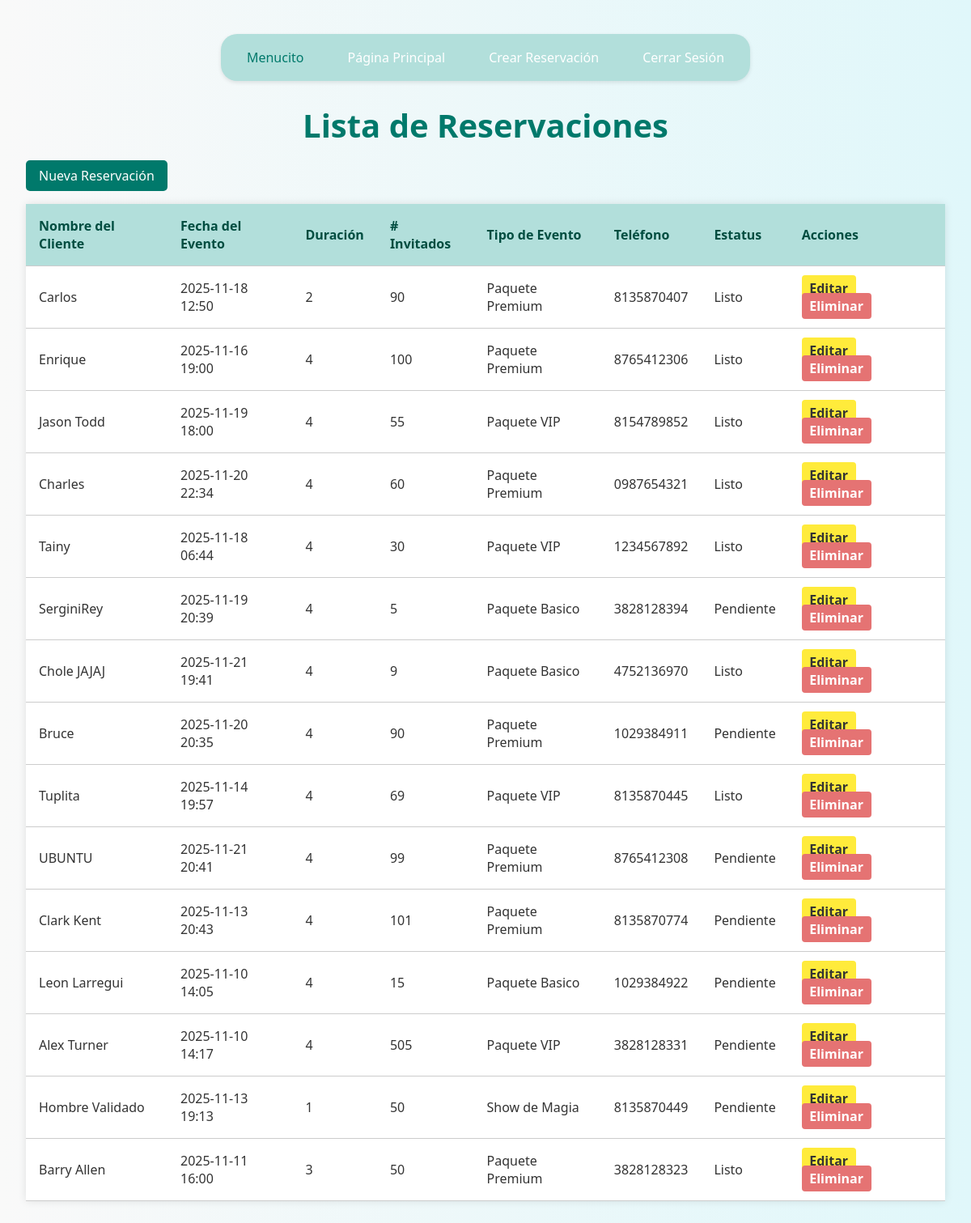
/listar/ (signed in), run on an earlier commit of the app's database.
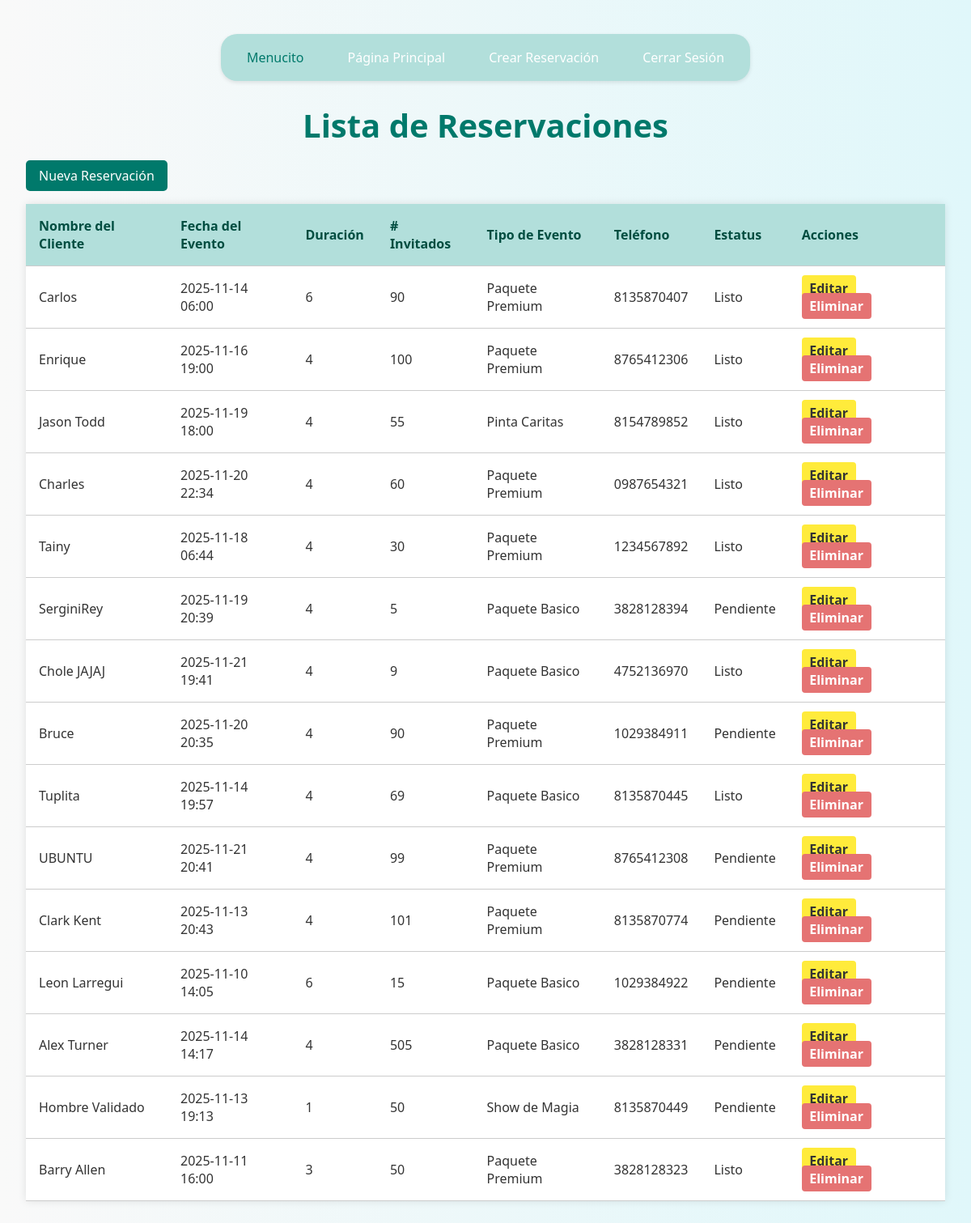
And on a later commit of the database.
### app/models.py (models this page shows, shortened)
class RESERVACION(models.Model):
    nombre_cliente = models.CharField(max_length=100)
    fecha_evento = models.DateTimeField()
    duracion_horas = models.IntegerField(default=4)
    num_invitados = models.IntegerField()
    tipo_evento = models.CharField(max_length=50)
    telefono_contacto = models.CharField(max_length=15)
    estatus = models.CharField(max_length=20, default='Pendiente')
    @property
    def estatus_actualizado(self):
        if self.fecha_evento < timezone.now():
            return "Listo"
        return self.estatus

### app/views.py (the view)
# urls.py: path('listar/', views.listar_reservaciones, name='listar'),
@login_required
@user_passes_test(is_admin)
def listar_reservaciones(request):
    reservaciones = RESERVACION.objects.all()
    return render(request, 'listar.html', {'reservaciones': reservaciones})

### app/views.py (called while the page is built)
def is_admin(user):
    return user.is_superuser

### app/templates/listar.html (shortened to what this page needs)
{% load static %}
<!DOCTYPE html>
<html lang="es" translate="no">
<head>
    <link rel="stylesheet" href="{% static 'css/stylelistar.css' %}">
</head>
<body>
    {% include 'menu.html' %}
    <h1>Lista de Reservaciones</h1>
    <a class="boton-nuevo" href="{% url 'crear' %}">Nueva Reservación</a>
    <table class="tabla-productos">
        <thead>
            <tr>
                <th>Nombre del Cliente</th>
                <th>Fecha del Evento</th>
                <th>Duración</th>
                <th># Invitados</th>
                <th>Tipo de Evento</th>
                <th>Teléfono</th>
                <th>Estatus</th>
                <th>Acciones</th>
            </tr>
        </thead>
        <tbody>
            {% for reservacion in reservaciones %}
            <tr>
                <td>{{ reservacion.nombre_cliente }}</td>
                <td>{{ reservacion.fecha_evento|date:"Y-m-d H:i" }}</td>
                <td>{{ reservacion.duracion_horas }}</td>
                <td>{{ reservacion.num_invitados }}</td>
                <td>{{ reservacion.tipo_evento }}</td>
                <td>{{ reservacion.telefono_contacto }}</td>
                <td>{{ reservacion.estatus_actualizado }}</td>
                <td>
                    <a class="boton-editar" href="{% url 'editar' reservacion.id %}">Editar</a>
                    <a class="boton-eliminar" href="{% url 'eliminar' reservacion.id %}" onclick="return confirmarEliminacion()">Eliminar</a>
                </td>
            </tr>
            {% empty %}
            <tr>
                <td colspan="7" class="text-center text-muted">No hay reservaciones registradas.</td>
            </tr>
            {% endfor %}
        </tbody>
    </table>
</body>
</html>

### app/templates/menu.html (shortened to what this page needs)
{% load static %}
<!DOCTYPE html>
<html lang="es" translate="no">
<head>
    <link rel="stylesheet" href="{% static 'css/style3.css' %}">
</head>
<body>
    <nav class="navbar navbar-expand-lg bg-body-tertiary">
        <div class="container-fluid">
            <div class="navbar-nav">
                <a class="nav-var">Menucito</a>
                <a class="nav-link" href="{% url 'inicio' %}">Página Principal</a>
                <a class="nav-link" href="{% url 'crear' %}">Crear Reservación</a>
                <a class="nav-link" href="{% url 'login' %}">Cerrar Sesión</a>
            </div>
        </div>
    </nav>
</body>
</html>

### app/static/css/stylelistar.css (style rules this page uses)
body { font-family: 'Segoe UI', sans-serif; background: linear-gradient(to right, #f9f9f9, #e0f7fa); padding: 2rem; color: #333; }
h1 { text-align: center; font-size: 2.5rem; color: #00796b; margin-bottom: 1rem; }
.boton-nuevo { display: inline-block; margin-bottom: 1rem; padding: 0.5rem 1rem; background-color: #00796b; color: white; text-decoration: none; border-radius: 5px; transition: background-color 0.3s ease; }
.tabla-productos { width: 100%; border-collapse: collapse; box-shadow: 0 0 10px rgba(0,0,0,0.1); background-color: white; }
.tabla-productos th, .tabla-productos td { padding: 1rem; border-bottom: 1px solid #ccc; text-align: left; }
.tabla-productos th { background-color: #b2dfdb; color: #004d40; font-weight: bold; }
.boton-editar, .boton-eliminar { margin-right: 0.5rem; padding: 0.3rem 0.6rem; text-decoration: none; border-radius: 4px; font-weight: bold; }
.boton-editar { background-color: #ffeb3b; color: #333; }
.boton-eliminar { background-color: #e57373; color: white; }
.navbar { background-color: #b2dfdb; padding: 10px 20px; box-shadow: 0 2px 5px rgba(0,0,0,0.1); border-radius: 20px; width: fit-content; margin: 10px auto; }
.container-fluid { display: flex; justify-content: center; }
.navbar-nav { display: flex; gap: 30px; }
.nav-link { color: #fff; text-decoration: none; font-weight: 500; padding: 8px 12px; border-radius: 5px; transition: background-color 0.3s ease; }
.nav-var { color: #00796b; text-decoration: none; font-weight: 500; padding: 8px 12px; border-radius: 5px; transition: background-color 0.3s ease; }

### app/static/css/style3.css (style rules this page uses)
body { margin: 0; font-family: 'Segoe UI', sans-serif; background-color: #f9f9f9; }
.navbar { background-color: #b2dfdb; padding: 10px 20px; box-shadow: 0 2px 5px rgba(0,0,0,0.1); border-radius: 20px; width: fit-content; margin: 10px auto; }
.container-fluid { display: flex; justify-content: center; }
.navbar-nav { display: flex; gap: 30px; }
.nav-link { color: #fff; text-decoration: none; font-weight: 500; padding: 8px 12px; border-radius: 5px; transition: background-color 0.3s ease; }
.nav-var { color: #00796b; text-decoration: none; font-weight: 500; padding: 8px 12px; border-radius: 5px; transition: background-color 0.3s ease; }

What changed in the data, as far as the page shows it:
changed RESERVACION "Carlos": fecha_evento "2025-11-18 12:50" → "2025-11-14 06:00"; duracion_horas "2" → "6"
changed RESERVACION "Jason Todd": tipo_evento "Paquete VIP" → "Pinta Caritas"
changed RESERVACION "Tainy": tipo_evento "Paquete VIP" → "Paquete Premium"
changed RESERVACION "Tuplita": tipo_evento "Paquete VIP" → "Paquete Basico"
changed RESERVACION "Leon Larregui": duracion_horas "4" → "6"
changed RESERVACION "Alex Turner": fecha_evento "2025-11-10 14:17" → "2025-11-14 14:17"; tipo_evento "Paquete VIP" → "Paquete Basico"
